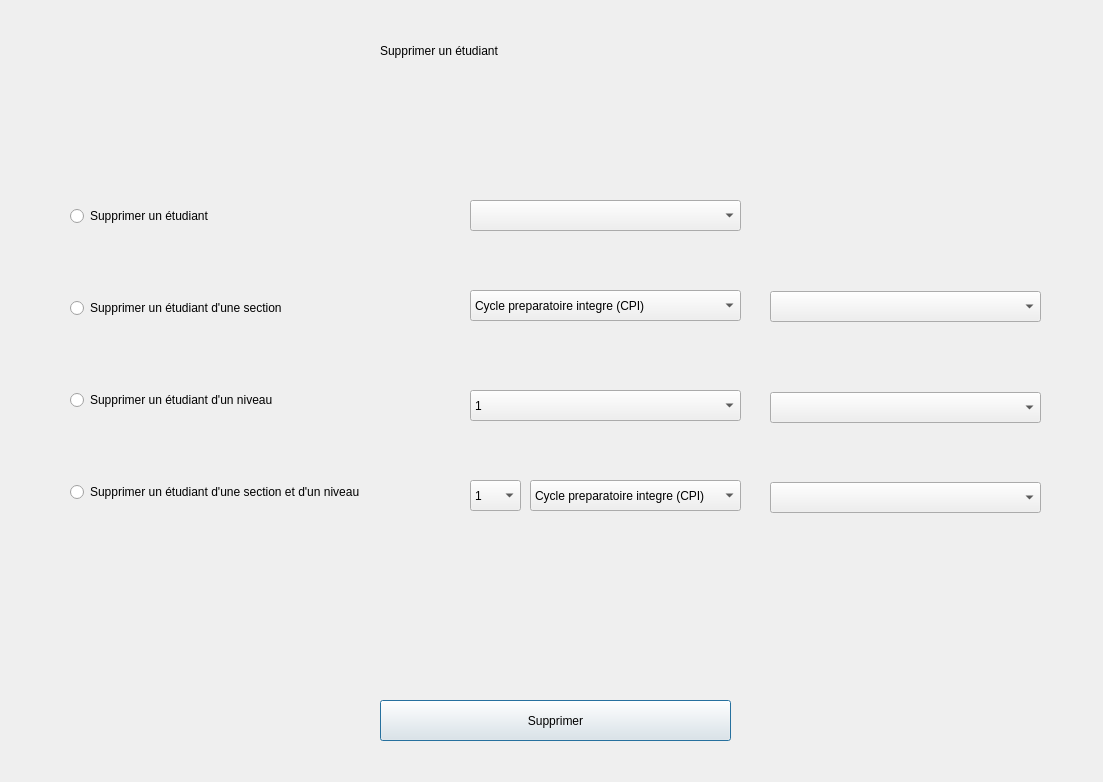
<?xml version="1.0" encoding="UTF-8"?>
<ui version="4.0">
 <class>Dialog</class>
 <widget class="QDialog" name="Dialog">
  <property name="geometry">
   <rect>
    <x>0</x>
    <y>0</y>
    <width>1103</width>
    <height>782</height>
   </rect>
  </property>
  <property name="windowTitle">
   <string>Dialog</string>
  </property>
  <property name="styleSheet">
   <string notr="true">font: 75 12pt &quot;Arial&quot;;</string>
  </property>
  <widget class="QPushButton" name="Supprimer">
   <property name="geometry">
    <rect>
     <x>380</x>
     <y>700</y>
     <width>351</width>
     <height>41</height>
    </rect>
   </property>
   <property name="text">
    <string>Supprimer</string>
   </property>
  </widget>
  <widget class="QLabel" name="label_1">
   <property name="geometry">
    <rect>
     <x>380</x>
     <y>30</y>
     <width>291</width>
     <height>41</height>
    </rect>
   </property>
   <property name="layoutDirection">
    <enum>Qt::LeftToRight</enum>
   </property>
   <property name="styleSheet">
    <string notr="true">font: 75 22pt &quot;MS Shell Dlg 2&quot;;</string>
   </property>
   <property name="text">
    <string>Supprimer un étudiant</string>
   </property>
  </widget>
  <widget class="QComboBox" name="comboBoxEtudiant">
   <property name="geometry">
    <rect>
     <x>470</x>
     <y>200</y>
     <width>271</width>
     <height>31</height>
    </rect>
   </property>
  </widget>
  <widget class="QComboBox" name="comboBoxEtudiantSection">
   <property name="geometry">
    <rect>
     <x>770</x>
     <y>291</y>
     <width>271</width>
     <height>31</height>
    </rect>
   </property>
  </widget>
  <widget class="QComboBox" name="comboBoxEtudiantNiveau">
   <property name="geometry">
    <rect>
     <x>770</x>
     <y>392</y>
     <width>271</width>
     <height>31</height>
    </rect>
   </property>
  </widget>
  <widget class="QComboBox" name="comboBoxEtudiantSectionNiveau">
   <property name="geometry">
    <rect>
     <x>770</x>
     <y>482</y>
     <width>271</width>
     <height>31</height>
    </rect>
   </property>
  </widget>
  <widget class="QWidget" name="layoutWidget">
   <property name="geometry">
    <rect>
     <x>70</x>
     <y>140</y>
     <width>381</width>
     <height>431</height>
    </rect>
   </property>
   <layout class="QVBoxLayout" name="verticalLayout">
    <item>
     <widget class="QRadioButton" name="SupprimerEtudiant">
      <property name="text">
       <string>Supprimer un étudiant</string>
      </property>
     </widget>
    </item>
    <item>
     <widget class="QRadioButton" name="SupprimerEtudiantSection">
      <property name="text">
       <string>Supprimer un étudiant d'une section</string>
      </property>
     </widget>
    </item>
    <item>
     <widget class="QRadioButton" name="SupprimerEtudiantNiveau">
      <property name="text">
       <string>Supprimer un étudiant d'un niveau</string>
      </property>
     </widget>
    </item>
    <item>
     <widget class="QRadioButton" name="SupprimerEtudiantSectionNiveau">
      <property name="text">
       <string>Supprimer un étudiant d'une section et d'un niveau </string>
      </property>
     </widget>
    </item>
   </layout>
  </widget>
  <widget class="QComboBox" name="comboBoxSection1">
   <property name="geometry">
    <rect>
     <x>470</x>
     <y>290</y>
     <width>271</width>
     <height>31</height>
    </rect>
   </property>
   <item>
    <property name="text">
     <string>Cycle preparatoire integre (CPI)</string>
    </property>
   </item>
   <item>
    <property name="text">
     <string>Diplome national d'ingenieur(ING)</string>
    </property>
   </item>
   <item>
    <property name="text">
     <string>Licence en sciences de l’informatique(L-I)</string>
    </property>
   </item>
   <item>
    <property name="text">
     <string>Licence en mathematiques appliquee (L-M)</string>
    </property>
   </item>
  </widget>
  <widget class="QComboBox" name="comboBoxNiveau1">
   <property name="geometry">
    <rect>
     <x>470</x>
     <y>390</y>
     <width>271</width>
     <height>31</height>
    </rect>
   </property>
   <item>
    <property name="text">
     <string>1</string>
    </property>
   </item>
   <item>
    <property name="text">
     <string>2</string>
    </property>
   </item>
   <item>
    <property name="text">
     <string>3</string>
    </property>
   </item>
  </widget>
  <widget class="QComboBox" name="comboBoxNiveau2">
   <property name="geometry">
    <rect>
     <x>470</x>
     <y>480</y>
     <width>51</width>
     <height>31</height>
    </rect>
   </property>
   <item>
    <property name="text">
     <string>1</string>
    </property>
   </item>
   <item>
    <property name="text">
     <string>2</string>
    </property>
   </item>
   <item>
    <property name="text">
     <string>3</string>
    </property>
   </item>
  </widget>
  <widget class="QComboBox" name="comboBoxSection2">
   <property name="geometry">
    <rect>
     <x>530</x>
     <y>480</y>
     <width>211</width>
     <height>31</height>
    </rect>
   </property>
   <item>
    <property name="text">
     <string>Cycle preparatoire integre (CPI)</string>
    </property>
   </item>
   <item>
    <property name="text">
     <string>Diplome national d'ingenieur(ING)</string>
    </property>
   </item>
   <item>
    <property name="text">
     <string>Licence en sciences de l’informatique(L-I)</string>
    </property>
   </item>
   <item>
    <property name="text">
     <string>Licence en mathematiques appliquee (L-M)</string>
    </property>
   </item>
  </widget>
  <widget class="QLabel" name="label">
   <property name="geometry">
    <rect>
     <x>0</x>
     <y>0</y>
     <width>1211</width>
     <height>821</height>
    </rect>
   </property>
   <property name="text">
    <string/>
   </property>
   <property name="pixmap">
    <pixmap resource="../PY/Backgrounds.qrc">:/Back/Background.jpg</pixmap>
   </property>
   <property name="scaledContents">
    <bool>true</bool>
   </property>
  </widget>
  <zorder>label</zorder>
  <zorder>Supprimer</zorder>
  <zorder>label_1</zorder>
  <zorder>comboBoxEtudiant</zorder>
  <zorder>comboBoxEtudiantSection</zorder>
  <zorder>comboBoxEtudiantNiveau</zorder>
  <zorder>comboBoxEtudiantSectionNiveau</zorder>
  <zorder>layoutWidget</zorder>
  <zorder>comboBoxSection1</zorder>
  <zorder>comboBoxNiveau1</zorder>
  <zorder>comboBoxNiveau2</zorder>
  <zorder>comboBoxSection2</zorder>
 </widget>
 <resources>
  <include location="../PY/Backgrounds.qrc"/>
 </resources>
 <connections/>
</ui>
